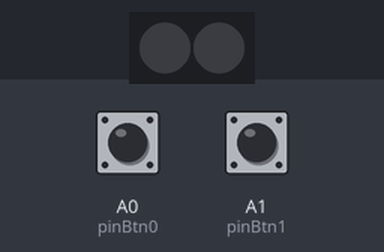
The sketch below on a simulated Arduino Uno, built with avr-gcc and run on an emulated ATmega328P. Parts: 2 RGB LEDs in strip order, left to right. The test bench sets the inputs (shaded band); at power-on: A0 (pinBtn0) LOW, A1 (pinBtn1) LOW.

Above: at 3.2 s.
3.3 s: A0 (pinBtn0) pulled HIGH for 0.15 s
At 4.4 s:
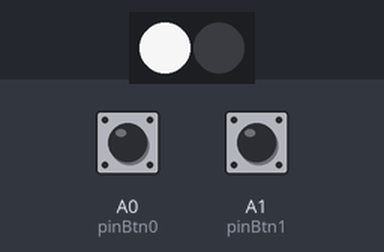
4.9 s: A1 (pinBtn1) pulled HIGH for 0.15 s
At 5.6 s:
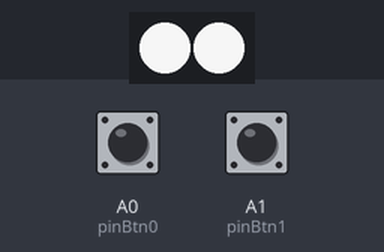
6.5 s: A0 (pinBtn0) pulled HIGH for 1 s
At 8.1 s:
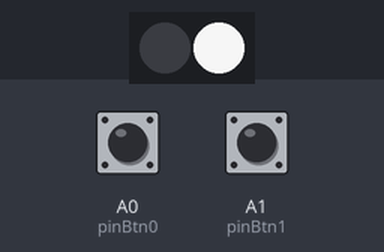
9.0 s: A0 (pinBtn0) pulled HIGH for 3.2 s
At 12.8 s:
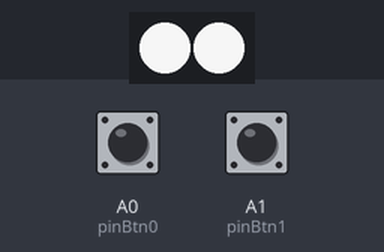
13.7 s: A1 (pinBtn1) pulled HIGH for 1 s
At 15.9 s:
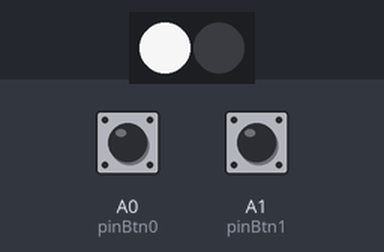
Timing chart, 0 to 17.2 s (numbered marks = the images above; inputs shaded):
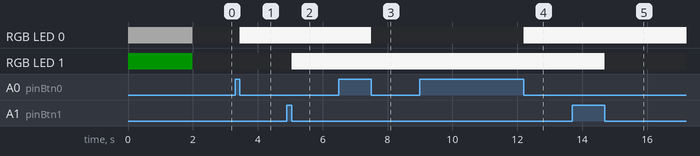

The sketch:

doll_house.ino
```cpp
const uint8_t pinBtn0 = A0;
const uint8_t pinBtn1 = A1;

const uint8_t pinLedsRGBString = A3;

// RGB LEDs String (START)
#include <FastLED.h>
#define NUM_LEDS 2
// For led chips like WS2812, which have a data line, ground, and power, you just
// need to define DATA_PIN.  For led chipsets that are SPI based (four wires - data, clock,
// ground, and power), like the LPD8806 define both DATA_PIN and CLOCK_PIN
// Clock pin only needed for SPI based chipsets when not using hardware SPI
#define DATA_PIN pinLedsRGBString
//#define CLOCK_PIN 13
// Define the array of leds
CRGB leds[NUM_LEDS];
// RGB LEDs String (END)

void setup()
{
  Serial.begin(9600);
  while(!Serial) {
    // some boards need to wait to ensure access to serial over USB
  }

  {
    FastLED.addLeds<NEOPIXEL, DATA_PIN>(leds, NUM_LEDS);  // GRB ordering is assumed
    leds[0] = CRGB::White;
    leds[1] = CRGB::Green;
    //leds[2] = CRGB::Blue;
    //leds[3] = CRGB(255,0,255);//CRGB::Blue;
    //leds[4] = CRGB::White;
    FastLED.setBrightness(40);
    FastLED.show();
    delay(2000);
    leds[0] = CRGB::Black;
    leds[1] = CRGB::Black;
    FastLED.setBrightness(225);
    FastLED.show();
  }
}

bool light0IsOn = false;
bool light1IsOn = false;

void loop() {
  if (digitalRead(pinBtn0) == HIGH) {
    while(digitalRead(pinBtn0) == HIGH) {
    }
    light0IsOn = !light0IsOn;
    if (light0IsOn) {
      leds[0] = CRGB::White;
    } else {
      leds[0] = CRGB::Black;
    }
    FastLED.show();
  }

  if (digitalRead(pinBtn1) == HIGH) {
    while(digitalRead(pinBtn1) == HIGH) {
    }
    light1IsOn = !light1IsOn;
    if (light1IsOn) {
      leds[1] = CRGB::White;
    } else {
      leds[1] = CRGB::Black;
    }
    FastLED.show();
  }
}
```

Measured:
- after the input at 3.3 s, RGB LED 0: off → RGB(225, 225, 225) after 0.15 s
- after the input at 4.9 s, RGB LED 1: off → RGB(225, 225, 225) after 0.15 s
- after the input at 6.5 s, RGB LED 0: RGB(225, 225, 225) → off after 1.0 s
- after the input at 9.0 s, RGB LED 0: off → RGB(225, 225, 225) after 3.2 s
- after the input at 13.7 s, RGB LED 1: RGB(225, 225, 225) → off after 1.0 s
